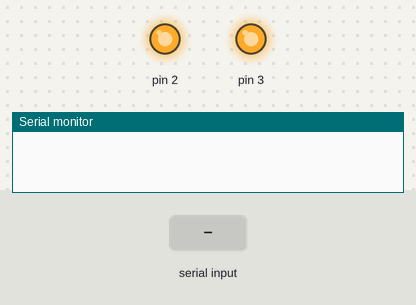
A sketch run on a simulated Arduino Uno, built with avr-gcc and run on an emulated ATmega328P. On the bench: output pins drawn as LEDs (lit = HIGH), the last lines printed to the serial monitor. Inputs (shaded band) come from the test bench.

Above: at 1.2 s.
1.3 s: "90,45\n" received over Serial
At 2.3 s:
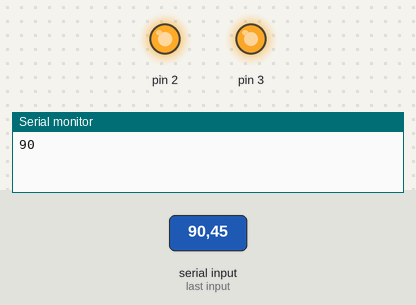
2.8 s: "30,150\n" received over Serial
At 3.4 s:
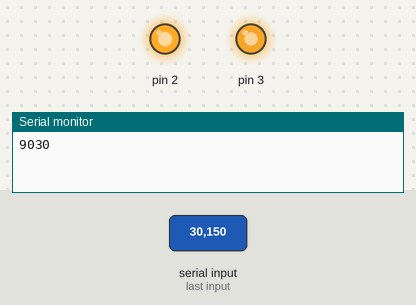
Timing chart, 0 to 5.8 s (numbered marks = the images above; inputs shaded):
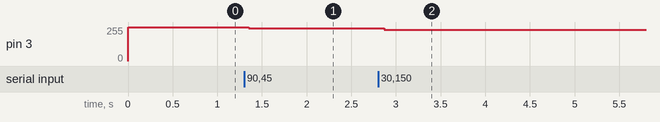

Measured:
- after the input at 1.3 s, pin 3: 255/255 → 245/255 after 0.05 s
- after the input at 2.8 s, pin 3: 245/255 → 235/255 after 0.07 s

The sketch:

printhead_motor.ino
```cpp
int x;

void setup() {

  pinMode(2, OUTPUT);
  pinMode(3, OUTPUT);
  digitalWrite(2,HIGH);
  Serial.begin(115200);
  Serial.setTimeout(10);

}

void loop(){

 if (Serial.available() > 0)
 {
  x = Serial.readString().toInt();
  Serial.print(x);
 }

 if (x > 0) {
  digitalWrite(3, LOW);
  digitalWrite(3, HIGH);
 } else {
  digitalWrite(3, HIGH);
 }

  delayMicroseconds(x);
}
```
